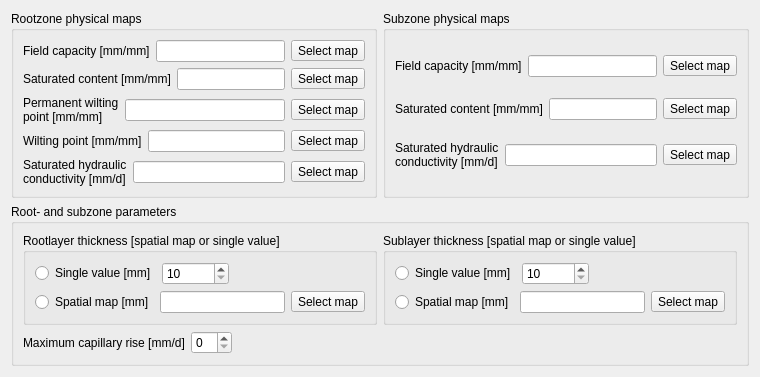
       <widget class="QWidget" name="soilsTab">
        <attribute name="title">
         <string>Soils</string>
        </attribute>
        <layout class="QFormLayout" name="formLayout_3">
         <property name="fieldGrowthPolicy">
          <enum>QFormLayout::AllNonFixedFieldsGrow</enum>
         </property>
         <item row="0" column="0">
          <widget class="QGroupBox" name="groupBox_2">
           <property name="title">
            <string>Rootzone physical maps</string>
           </property>
           <layout class="QVBoxLayout" name="verticalLayout_14">
            <item>
             <layout class="QHBoxLayout" name="horizontalLayout_25">
              <item>
               <widget class="QLabel" name="rootFieldCapMapLabel">
                <property name="text">
                 <string>Field capacity [mm/mm]</string>
                </property>
               </widget>
              </item>
              <item>
               <widget class="QLineEdit" name="rootFieldCapLineEdit">
                <property name="readOnly">
                 <bool>true</bool>
                </property>
               </widget>
              </item>
              <item>
               <widget class="QToolButton" name="selectRootFieldCapMapButton">
                <property name="text">
                 <string>Select map</string>
                </property>
               </widget>
              </item>
             </layout>
            </item>
            <item>
             <layout class="QHBoxLayout" name="horizontalLayout_27">
              <item>
               <widget class="QLabel" name="rootSatMapLabel">
                <property name="text">
                 <string>Saturated content [mm/mm]</string>
                </property>
               </widget>
              </item>
              <item>
               <widget class="QLineEdit" name="rootSatLineEdit">
                <property name="readOnly">
                 <bool>true</bool>
                </property>
               </widget>
              </item>
              <item>
               <widget class="QToolButton" name="selectRootSatMapButton">
                <property name="text">
                 <string>Select map</string>
                </property>
               </widget>
              </item>
             </layout>
            </item>
            <item>
             <layout class="QHBoxLayout" name="horizontalLayout_28">
              <item>
               <widget class="QLabel" name="rootPermWiltMapLabel">
                <property name="text">
                 <string>Permanent wilting
point [mm/mm]</string>
                </property>
               </widget>
              </item>
              <item>
               <widget class="QLineEdit" name="rootPermWiltLineEdit">
                <property name="readOnly">
                 <bool>true</bool>
                </property>
               </widget>
              </item>
              <item>
               <widget class="QToolButton" name="selectRootPermWiltMapButton">
                <property name="text">
                 <string>Select map</string>
                </property>
               </widget>
              </item>
             </layout>
            </item>
            <item>
             <layout class="QHBoxLayout" name="horizontalLayout_29">
              <item>
               <widget class="QLabel" name="rootWiltMapLabel">
                <property name="text">
                 <string>Wilting point [mm/mm]</string>
                </property>
               </widget>
              </item>
              <item>
               <widget class="QLineEdit" name="rootWiltLineEdit">
                <property name="readOnly">
                 <bool>true</bool>
                </property>
               </widget>
              </item>
              <item>
               <widget class="QToolButton" name="selectRootWiltMapButton">
                <property name="text">
                 <string>Select map</string>
                </property>
               </widget>
              </item>
             </layout>
            </item>
            <item>
             <layout class="QHBoxLayout" name="horizontalLayout_30">
              <item>
               <widget class="QLabel" name="rootSatCondMapLabel">
                <property name="text">
                 <string>Saturated hydraulic
conductivity [mm/d]</string>
                </property>
               </widget>
              </item>
              <item>
               <widget class="QLineEdit" name="rootSatCondLineEdit">
                <property name="readOnly">
                 <bool>true</bool>
                </property>
               </widget>
              </item>
              <item>
               <widget class="QToolButton" name="selectRootSatCondMapButton">
                <property name="text">
                 <string>Select map</string>
                </property>
               </widget>
              </item>
             </layout>
            </item>
           </layout>
          </widget>
         </item>
         <item row="0" column="1">
          <widget class="QGroupBox" name="groupBox_3">
           <property name="title">
            <string>Subzone physical maps</string>
           </property>
           <layout class="QVBoxLayout" name="verticalLayout_15">
            <item>
             <layout class="QHBoxLayout" name="horizontalLayout_31">
              <item>
               <widget class="QLabel" name="subFieldCapMapLabel">
                <property name="text">
                 <string>Field capacity [mm/mm]</string>
                </property>
               </widget>
              </item>
              <item>
               <widget class="QLineEdit" name="subFieldCapLineEdit">
                <property name="readOnly">
                 <bool>true</bool>
                </property>
               </widget>
              </item>
              <item>
               <widget class="QToolButton" name="selectSubFieldCapMapButton">
                <property name="text">
                 <string>Select map</string>
                </property>
               </widget>
              </item>
             </layout>
            </item>
            <item>
             <layout class="QHBoxLayout" name="horizontalLayout_32">
              <item>
               <widget class="QLabel" name="subSatMapLabel">
                <property name="text">
                 <string>Saturated content [mm/mm]</string>
                </property>
               </widget>
              </item>
              <item>
               <widget class="QLineEdit" name="subSatLineEdit">
                <property name="readOnly">
                 <bool>true</bool>
                </property>
               </widget>
              </item>
              <item>
               <widget class="QToolButton" name="selectSubSatMapButton">
                <property name="text">
                 <string>Select map</string>
                </property>
               </widget>
              </item>
             </layout>
            </item>
            <item>
             <layout class="QHBoxLayout" name="horizontalLayout_33">
              <item>
               <widget class="QLabel" name="subSatCondMapLabel">
                <property name="text">
                 <string>Saturated hydraulic
conductivity [mm/d]</string>
                </property>
               </widget>
              </item>
              <item>
               <widget class="QLineEdit" name="subSatCondLineEdit">
                <property name="readOnly">
                 <bool>true</bool>
                </property>
               </widget>
              </item>
              <item>
               <widget class="QToolButton" name="selectSubSatCondMapButton">
                <property name="text">
                 <string>Select map</string>
                </property>
               </widget>
              </item>
             </layout>
            </item>
           </layout>
          </widget>
         </item>
         <item row="1" column="0" colspan="2">
          <widget class="QGroupBox" name="groupBox_4">
           <property name="title">
            <string>Root- and subzone parameters</string>
           </property>
           <layout class="QFormLayout" name="formLayout_5">
            <property name="fieldGrowthPolicy">
             <enum>QFormLayout::AllNonFixedFieldsGrow</enum>
            </property>
            <item row="0" column="0" colspan="2">
             <layout class="QHBoxLayout" name="horizontalLayout_36">
              <item>
               <widget class="QGroupBox" name="groupBox_5">
                <property name="title">
                 <string>Rootlayer thickness [spatial map or single value]</string>
                </property>
                <layout class="QFormLayout" name="formLayout_6">
                 <item row="0" column="0">
                  <layout class="QHBoxLayout" name="horizontalLayout_35">
                   <item>
                    <widget class="QRadioButton" name="rootDepthSingleRadioButton">
                     <property name="text">
                      <string>Single value [mm]</string>
                     </property>
                     <property name="checked">
                      <bool>false</bool>
                     </property>
                    </widget>
                   </item>
                   <item>
                    <widget class="QSpinBox" name="rootDepthSpinBox">
                     <property name="minimum">
                      <number>10</number>
                     </property>
                     <property name="maximum">
                      <number>1000000000</number>
                     </property>
                    </widget>
                   </item>
                  </layout>
                 </item>
                 <item row="1" column="0" colspan="2">
                  <layout class="QHBoxLayout" name="horizontalLayout_34">
                   <item>
                    <widget class="QRadioButton" name="rootDepthMapRadioButton">
                     <property name="text">
                      <string>Spatial map [mm]</string>
                     </property>
                    </widget>
                   </item>
                   <item>
                    <widget class="QLineEdit" name="rootDepthLineEdit">
                     <property name="readOnly">
                      <bool>true</bool>
                     </property>
                    </widget>
                   </item>
                   <item>
                    <widget class="QToolButton" name="selectRootDepthMapButton">
                     <property name="text">
                      <string>Select map</string>
                     </property>
                    </widget>
                   </item>
                  </layout>
                 </item>
                </layout>
               </widget>
              </item>
              <item>
               <widget class="QGroupBox" name="groupBox_6">
                <property name="title">
                 <string>Sublayer thickness [spatial map or single value]</string>
                </property>
                <layout class="QFormLayout" name="formLayout_7">
                 <item row="0" column="0">
                  <layout class="QHBoxLayout" name="horizontalLayout_37">
                   <item>
                    <widget class="QRadioButton" name="subDepthSingleRadioButton">
                     <property name="text">
                      <string>Single value [mm]</string>
                     </property>
                     <property name="checked">
                      <bool>false</bool>
                     </property>
                    </widget>
                   </item>
                   <item>
                    <widget class="QSpinBox" name="subDepthSpinBox">
                     <property name="minimum">
                      <number>10</number>
                     </property>
                     <property name="maximum">
                      <number>1000000000</number>
                     </property>
                    </widget>
                   </item>
                  </layout>
                 </item>
                 <item row="1" column="0" colspan="2">
                  <layout class="QHBoxLayout" name="horizontalLayout_38">
                   <item>
                    <widget class="QRadioButton" name="subDepthMapRadioButton">
                     <property name="text">
                      <string>Spatial map [mm]</string>
                     </property>
                    </widget>
                   </item>
                   <item>
                    <widget class="QLineEdit" name="subDepthLineEdit">
                     <property name="readOnly">
                      <bool>true</bool>
                     </property>
                    </widget>
                   </item>
                   <item>
                    <widget class="QToolButton" name="selectSubDepthMapButton">
                     <property name="text">
                      <string>Select map</string>
                     </property>
                    </widget>
                   </item>
                  </layout>
                 </item>
                </layout>
               </widget>
              </item>
             </layout>
            </item>
            <item row="1" column="0">
             <layout class="QHBoxLayout" name="horizontalLayout_39">
              <item>
               <widget class="QLabel" name="maxCapRiseLabel">
                <property name="text">
                 <string>Maximum capillary rise [mm/d]</string>
                </property>
               </widget>
              </item>
              <item>
               <widget class="QSpinBox" name="maxCapRiseSpinBox"/>
              </item>
             </layout>
            </item>
           </layout>
          </widget>
         </item>
        </layout>
       </widget>
